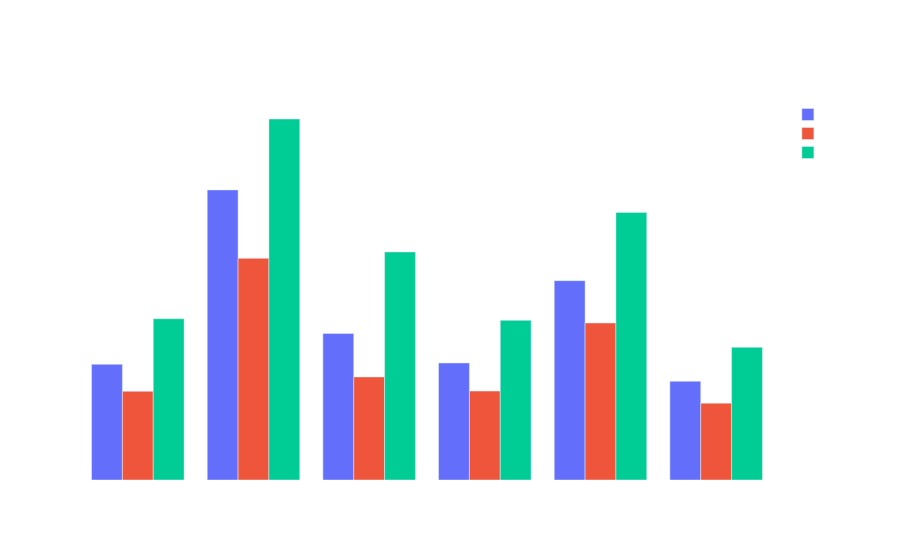

Notebook cell for this chart:
### Code cell
layout = dict(
    xaxis=dict(showgrid=False),
    yaxis=dict(showgrid=False),
    paper_bgcolor="rgba(0,0,0,0)",
    plot_bgcolor="rgba(0,0,0,0)",
    title_x=0.5,
    font=dict(color="white"),
)

title = "Average count of customers per location and period of day"
fig = go.Figure()

locations = week_overview_per_section_per_period.location.unique().tolist()
day_periods = ["morning", "afternoon", "evening"]

for period in day_periods:
    fig.add_trace(
        go.Bar(
            x=locations,
            y=week_overview_per_section_per_period.query(
                f" day_period == '{period}' "
            ).customers.values,
            name=period,
        )
    )

# Here we modify the tickangle of the xaxis, resulting in rotated labels.
fig.update_layout(
    **layout, barmode="group", xaxis_tickangle=-45, title_text=title
)
fig.show()

### Figure 1 — Plotly figure (JSON) as saved in the notebook; plotly's stock layout.template omitted (floating-point values rounded to 4 significant figures)
{"data": [{"name": "morning", "type": "bar", "x": ["checkout", "dairy", "drinks", "entrance", "fruit", "spices"], "y": [471, 1182.0, 596.6, 476.6, 812, 402.2]}, {"name": "afternoon", "type": "bar", "x": ["checkout", "dairy", "drinks", "entrance", "fruit", "spices"], "y": [361.2, 902.8, 419.8, 362.2, 639.6, 313]}, {"name": "evening", "type": "bar", "x": ["checkout", "dairy", "drinks", "entrance", "fruit", "spices"], "y": [656.8, 1470.0, 928.8, 650.2, 1090, 540.4]}], "layout": {"barmode": "group", "font": {"color": "white"}, "paper_bgcolor": "rgba(0,0,0,0)", "plot_bgcolor": "rgba(0,0,0,0)", "title": {"text": "Average count of customers per location and period of day", "x": 0.5}, "xaxis": {"showgrid": false, "tickangle": -45}, "yaxis": {"showgrid": false}}}
